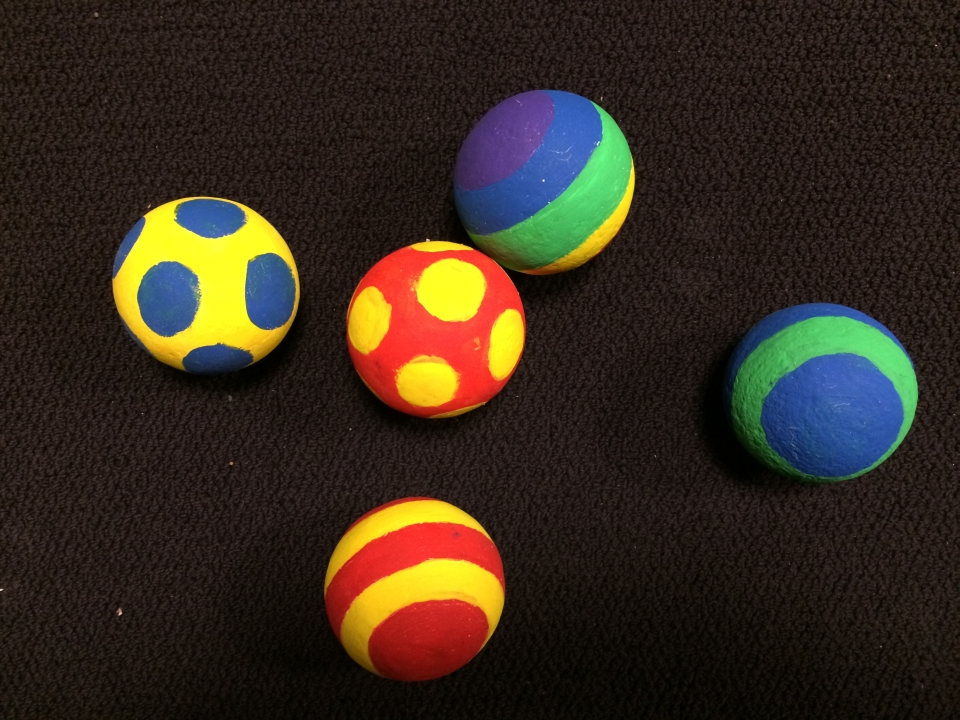
//> input picture Lab1/Data/rainbowSpheres.jpg, 960 x 720 px, given in place of the camera
$ ./main   (built with g++ and OpenCV 4)
//> lines starting //> are read from the running program, lines starting //| are printed output that depends on the picture; after the words box and inside, x2 and y2 are one past the last pixel; in counts of white or black regions, pixels touching at a corner belong together
// OpenCVWebcam.cpp : Defines the entry point for the console application.
//
#include "opencv2/core/core.hpp"
#include "opencv2/imgproc/imgproc.hpp"
#include "opencv2/highgui/highgui.hpp"
#include "opencv2/objdetect/objdetect.hpp"
#include "opencv2/video/tracking.hpp"

#include <string>
#include <vector>
#include <iostream>
#include <iomanip>
#include <math.h>

using namespace cv;
using namespace std;

//Documentation for OpenCV's Kalman Filter
//http://docs.opencv.org/modules/video/doc/motion_analysis_and_object_tracking.html#kalmanfilter

//A class to help keep track of the history of tracked objects
class TrackedObject
{
public:
    TrackedObject(Point& firstMeasurement):estimator(4,2,0)
    {
        // Required: Write down the matrix that is being constructed here and explain what it means
        estimator.transitionMatrix.at<float>(0,0) = 1;
        estimator.transitionMatrix.at<float>(0,2) = 1;
        estimator.transitionMatrix.at<float>(1,1) = 1;
        estimator.transitionMatrix.at<float>(1,3) = 1;
        estimator.transitionMatrix.at<float>(2,2) = 1;
        estimator.transitionMatrix.at<float>(3,3) = 1;

        setIdentity(estimator.measurementMatrix);
        setIdentity(estimator.processNoiseCov);
        setIdentity(estimator.measurementNoiseCov);
        setIdentity(estimator.errorCovPost);

        estimator.statePost.at<float>(0) = firstMeasurement.x;
        estimator.statePost.at<float>(1) = firstMeasurement.y;

        currentPosition = firstMeasurement;
    }

    Point getPrediction()
    {
        Point predictedPoint;
        Mat prediction = estimator.predict();
        predictedPoint.x = prediction.at<float>(0);
        predictedPoint.y = prediction.at<float>(1);
        return predictedPoint;
    }

    void update(Point& measuredPoint)
    {
        Mat measurement = Mat::zeros(2, 1, CV_32F);
        measurement.at<float>(0) = measuredPoint.x;
        measurement.at<float>(1) = measuredPoint.y;
        estimator.correct(measurement);

        currentPosition.x = estimator.statePost.at<float>(0);
        currentPosition.y = estimator.statePost.at<float>(1);

        //appends a copy of the currentPosition, not a reference / pointer to it
        history.push_back(currentPosition);
    }

    Point currentPosition;
    vector<Point> history;
    KalmanFilter estimator;
    Scalar color;
};


//You have work to do in this function
//function to track the red object
void trackRedObjects(Mat& image, vector<TrackedObject>& tracks, int redThreshold, int areaThreshold);

//functions to detect the largest red object in an image
bool findRedObjects(Mat& view, vector<Point>& locations, vector<vector<Point> >& outlines, int redThreshold, int areaThreshold);

//a dummy function to pass to the slider bar to threshold the red object
void onTrackbar(int value, void* data);

// Compute the area and center of a region bounded by an outline
void computeObjectAreaAndCenter(vector<Point>& outline, double& area, Point& center);

//Draw an outline stored in a vector of points
void drawLine(Mat& image, vector<Point>& outline, Scalar color);

//Compute distance between two points
double computeDistance(Point p1, Point p2);


struct PATH
{
    int track0Detection;
    int track1Detection;
    int track2Detection;
    float totalCost;
};

// modified by donj
// [119 lines left out: functions sumCostPerPath, dataAssociationNew, findFarthestTrack, not called in this run]

// modified by donj
inline void removeDuplicateTracks(vector<TrackedObject>& tracks)
{
    int dupNdx = -1;
    float dist;
    for(int i=0;i<tracks.size();i++)
    {
        for(int j=0;j<tracks.size();j++)
        {
            if(i != j)
            {
                if(tracks[i].currentPosition.x == tracks[j].currentPosition.x && tracks[i].currentPosition.y == tracks[j].currentPosition.y)
                {
                    dupNdx = i;
                }
                else
                {
                    dist = sqrt(pow(tracks[i].currentPosition.x - tracks[j].currentPosition.x,2) + pow(tracks[i].currentPosition.y - tracks[j].currentPosition.y,2));
                    if(dist < 10)
                        dupNdx = i;
                }
            }
        }
    }
    if(dupNdx > -1)
        tracks.erase(tracks.begin()+dupNdx);
}

int main(int argc, char* argv[])
{
    string dataDir="/Users/donj/workspace/cs585/HW11/Data/";
    VideoCapture capture;
    char filename[256];
    capture.open(0);
    if(!capture.isOpened())
    {
        int error = -1;
        return 1;
    }

    //for tracking the balls
    //int redThreshold=120;
    //int areaThreshold = 300;
    int redThreshold=170;
    int areaThreshold = 200;
    bool bTracking = false;
    vector<TrackedObject> tracks;

    //for recording frames of video and results
    bool bRecordVideo = false;
    bool bRecordResults = false;
    int frameNumber=0;

    //create the window with a trackbar for the slider
    namedWindow( "Camera View", 1 );
    createTrackbar( "Red Threshold", "Camera View", &redThreshold, 255, onTrackbar );
    createTrackbar( "Area Threshold", "Camera View", &areaThreshold, 1000, onTrackbar );

    Mat view, view0;
    capture.read(view0);
//> view0 is the input picture: 720 rows x 960 cols, CV_8UC3; mean B, G, R 30.4, 42.9, 54.2
//> the key 't' is pressed
    view0.copyTo(view);

    bool blink = false;

    while( capture.isOpened() )
    {
        capture.read(view0);
        view0.copyTo(view);
        string path=dataDir+"video/video_%04d.jpg";
        if(bRecordVideo)
        {
            sprintf(filename, path.c_str(), frameNumber);
            imwrite(filename, view);
        }

        if(bTracking)
        {
            //We are currently tracking the red object, so draw the track so the user can see it
            trackRedObjects(view, tracks, redThreshold, areaThreshold);
//> in findRedObjects, `cvtColor(view, YCrCb[0], CV_BGR2YCrCb);`:
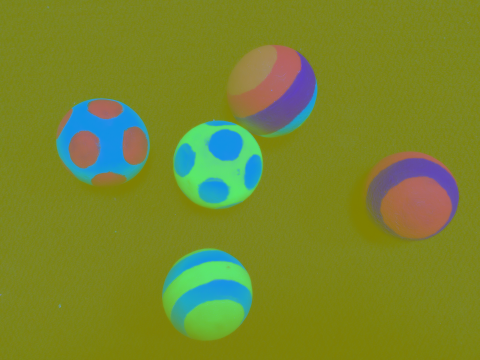
//> YCrCb[0]: 720 rows x 960 cols, CV_8UC3 (shown at 1/2 size); mean B, G, R 44.9, 134.7, 119.8
//> the loop in findRedObjects, `for(int i=0; i<locations.size(); i++)` made 4 passes
//> numPoints in drawLine on passes 1 to 4: 143, 227, 83, 300
//> in findRedObjects, `imshow("Just Red", displayRed[0]);`:
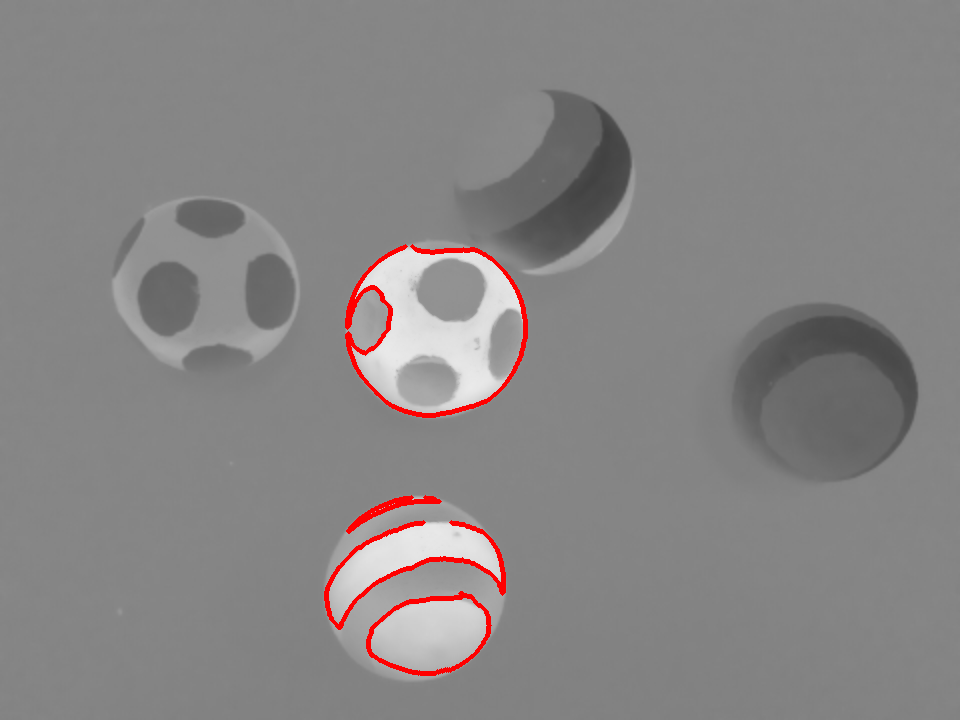
//> window 'Just Red': 720 rows x 960 cols, CV_8UC3; mean B, G, R 132.8, 132.8, 135.6
//> in trackRedObjects, `if(findRedObjects(view, detections, outlines, redThreshold, areaThresh..`: detections = 4 Points (x, y): [429, 634], [407, 558], [390, 507], [441, 330]; outlines = 4 contours; box (x1, y1, x2, y2) and area: (347, 246, 526, 416) 21996, (326, 522, 504, 628) 7246, (368, 593, 490, 674) 7072, (348, 497, 440, 532) 387
//> the loop in trackRedObjects, `for(int i=0; i<detections.size(); i++)` made 4 passes
//| Detection: 0 (429,634)
//| Detection: 1 (407,558)
//| Detection: 2 (390,507)
//| Detection: 3 (441,330)
//> the loop in trackRedObjects, `for(int z=0; z<detections.size(); z++)` made 4 passes
//> after the loop in trackRedObjects, `for(int z=0; z<detections.size(); z++)`: maxNdx = 0
//> tracks = 4 items
            //draw the tracks
            cout<<"No. tracks: "<<tracks.size()<<endl;
//| No. tracks: 4
            for(int t=0; t<tracks.size(); t++)
            {
                drawLine(view, tracks[t].history, tracks[t].color);
            }
//> this loop made 4 passes
//> the key 'v' is pressed
//> the loop in trackRedObjects (call 2), `for(int i=0; i<tracks.size(); i++)` made 4 passes
//| Track: 0 (429,634)
//| Track: 1 (407,558)
//| Track: 2 (390,507)
//| Track: 3 (441,330)
//> the loop in findRedObjects (call 2), `for(int i=0; i<locations.size(); i++)` made 4 passes
//> the loop in trackRedObjects (call 2), `for(int i=0; i<detections.size(); i++)` made 4 passes
//| Detection: 0 (429,634)
//| Detection: 1 (407,558)
//| Detection: 2 (390,507)
//| Detection: 3 (441,330)
//> the loop in removeDuplicateTracks (call 2), `for(int i=0;i<tracks.size();i++)` made 4 passes
//> dist on passes 1 to 4: 304.2, 230.5, 184.2, 184.2
//> the loop in trackRedObjects (call 2), `for(int t=0; t<tracks.size(); t++)` made 4 passes
//| No. tracks: 4
//> the key 'r' is pressed
//| No. tracks: 4
//> view: 720 rows x 960 cols, CV_8UC3; mean B, G, R 30.4, 42.9, 54.2
        }
        // modified by donj
        path=dataDir+"results/results_%04d.jpg";
        if(bRecordResults && (((frameNumber % 10) == 0) || frameNumber == 1))
        {
            sprintf(filename, path.c_str(), frameNumber);
            imwrite(filename, view);
        }


        imshow("Camera View", view);
        char key = waitKey(33);
//> the 'q' key is pressed
        if(key == 'q')
        {
            break;
        }
        if(key == 't')
        {
            bTracking = !bTracking;

            //We are starting our tracking, so clear out what was in there before
            if(bTracking)
            {
                tracks.clear();
            }
        }
        if(key == 'v')
        {
            bRecordVideo = !bRecordVideo;
        }
        if(key == 'r')
        {
            frameNumber=0;
            bRecordResults = true;
        }
        if(key == 's')
        {
            bRecordResults = false;
        }
        if(key == ' ')
        {
            bRecordResults = !bRecordResults;
            bRecordVideo = bRecordResults;
        }

        if(bRecordResults || bRecordVideo)
        {
            frameNumber++;
        }
    }

    return 0;
}

void trackRedObjects(Mat& view, vector<TrackedObject>& tracks, int redThreshold, int areaThreshold)
{
    int maxNdx;
    float maxDist;
    vector<Point> detections;
    for(int i=0; i<tracks.size(); i++)
    {
        printf("Track: %d (%d,%d)\n",i,tracks[i].currentPosition.x,tracks[i].currentPosition.y);
    }

    vector<vector<Point> > outlines;
    vector<Point> predictions;
    if(findRedObjects(view, detections, outlines, redThreshold, areaThreshold))
    {
        for(int i=0; i<detections.size(); i++)
        {
            printf("Detection: %d (%d,%d)\n",i,detections[i].x,detections[i].y);
        }

        // initialze tracks if we don't have any already
        removeDuplicateTracks(tracks);
        if(detections.size() != tracks.size())
        {
            for(int z=0; z<detections.size(); z++)
            {
                // modified by donj
                if(detections.size()>tracks.size())
                {
                    // Add new tracking object to go with new detection
                   tracks.push_back(TrackedObject(detections[z]));
                }
                else if(detections.size()<tracks.size())
                {
                    findFarthestTrack(tracks,detections,maxNdx,maxDist);
                    printf("Min ndx: %d dist: %0.2f\n", maxNdx,maxDist);
                    // Delete track that is farthest from any existing object;
                    tracks.erase(tracks.begin()+maxNdx);
                }

                //Assign different colors so we can see the track identity
                switch(z%3)
                {
                    case 0:
                        tracks.back().color = Scalar(255, 0, 0);
                        break;
                    case 1:
                        tracks.back().color = Scalar(0, 255, 0);
                        break;
                    case 2:
                        tracks.back().color = Scalar(0, 255, 255);
                        break;
                }
            }
            return;
        }

        // Can't do anything with no detections
        if(detections.empty())
        {
            return;
        }

        // Collect the predicted locations of our tracked objects
        for(int t=0; t<tracks.size(); t++)
        {
            predictions.push_back(tracks[t].getPrediction());
        }

        // Associate data and draw tracks
        //dataAssociationNew(tracks, detections);


        // modified by donj
        // compute the cost matrix to use to decide which detections should go to which tracks
        int dims[] = {(int)tracks.size(),(int)detections.size(),2};
        Mat cost(3, dims, CV_32FC1);
        //Mat cost(tracks.size(), detections.size(), CV_32FC1);
        vector<int> bestMatch;
        vector<int> bestScore;
        for(int t=0; t<tracks.size(); t++)
        {
            for(int z=0; z<detections.size(); z++)
            {
                cost.at<float>(t,z,0) = computeDistance(predictions[t], detections[z]);
                cost.at<float>(t,z,1) = 0;

            }
        }

        // Given: Naive data association: just give every track its closest measurement.
        //
        // Required: Observe some bad things that happen when this style of data association is used
        // Required: Implement a better data association algorithm by enumerating the total cost of
        //           all possible assignments and choosing the best for up to 3 measurements and 3 tracks
        // Required: Add logic so that any detection not assigned to a track results in the creation of a new track (up to 3 tracks)
        // Required: Add logic to allow tracks to terminate if not associated with a sufficiently close detection
        for(int t=0; t<tracks.size(); t++)
        {
            bestMatch.push_back(-1);
            bestScore.push_back(10000);
            for(int z=0; z<detections.size(); z++)
            {
                if(cost.at<float>(t,z,0) < bestScore[t] && cost.at<float>(t,z,1) != 1)
                {
                    bestMatch[t]=z;
                    bestScore[t] = cost.at<float>(t,z,0);
                    //printf("Best score track %d detect %d: %d\n",t,z,bestScore[t]);
                    // Mark cost as used
                    cost.at<float>(t,z,1) = 1;
                }
            }

            //update the track with the nearest measurement
            tracks[t].update(detections[bestMatch[t]]);
        }
    }
}

void drawLine(Mat& image, vector<Point>& outline, Scalar color)
{
    int numPoints = outline.size()-1;
    for(int f=0; f<numPoints; f++)
    {
        line(image, outline[f], outline[f+1], color, 3);
    }
}

double computeDistance(Point p1, Point p2)
{
    double x = p1.x - p2.x;
    double y = p1.y - p2.y;
    return sqrt(x*x+y*y);
}

void computeObjectAreaAndCenter(vector<Point>& outline, double& area, Point& center)
{
    // http://docs.opencv.org/modules/imgproc/doc/structural_analysis_and_shape_descriptors.html
    Moments objectProperties;
    objectProperties = moments(outline, false);

    area = objectProperties.m00;
    center.x=(objectProperties.m10/area);
    center.y=(objectProperties.m01/area);
}

bool findRedObjects(Mat& view, vector<Point>& locations, vector<vector<Point> >& outlines, int redThreshold, int areaThreshold)
{
    locations.clear();
    outlines.clear();

    //allocate some images to store intermediate results
    vector<Mat> YCrCb;
    YCrCb.push_back(Mat(view.rows, view.cols, CV_8UC3));
    vector<Mat> justRed;
    justRed.push_back(Mat(view.rows, view.cols, CV_8UC1));
    vector<Mat> displayRed;
    displayRed.push_back(Mat(view.rows, view.cols, CV_8UC3));

    //Switch color spaces to YCrCb so we can detect red objects even if they are dark
    cvtColor(view, YCrCb[0], CV_BGR2YCrCb);

    //Pull out just the red channel
    int extractRed[6]={1,0, 1, 1, 1, 2};
    mixChannels(&(YCrCb[0]), 1, &(justRed[0]), 1, extractRed, 1);

    // Threshold the red object (with the threshold from the slider)
    threshold(justRed[0], justRed[0], redThreshold, 255, CV_THRESH_BINARY);
    vector<vector<Point>> objectContours;
    vector<Vec4i> dummy;

    //Find all of the contiguous image regions
    findContours(justRed[0], objectContours, dummy, CV_RETR_EXTERNAL, CV_CHAIN_APPROX_SIMPLE);

    //find the sufficiently large objects
    for(int i=0; i<objectContours.size(); i++)
    {
        Point tempCenter;
        double tempArea;
        computeObjectAreaAndCenter(objectContours[i], tempArea, tempCenter);

        if(tempArea > areaThreshold)
        {
            locations.push_back(tempCenter);
            outlines.push_back(objectContours[i]);
        }
    }

    //Construct an image for display that shows the red channel as gray
    mixChannels(&(YCrCb[0]), 1, &(displayRed[0]), 1, extractRed, 3);
    for(int i=0; i<locations.size(); i++)
    {
        drawLine(displayRed[0], outlines[i], Scalar(0, 0, 255));
    }

    imshow("Just Red", displayRed[0]);


    if(locations.size() >= 0)
    {
        return true;
    }
    else
    {
        return false;
    }

}

void onTrackbar(int value, void* data)
{
}

$ run again, on Lab1/Data/twoRedEggs.jpg
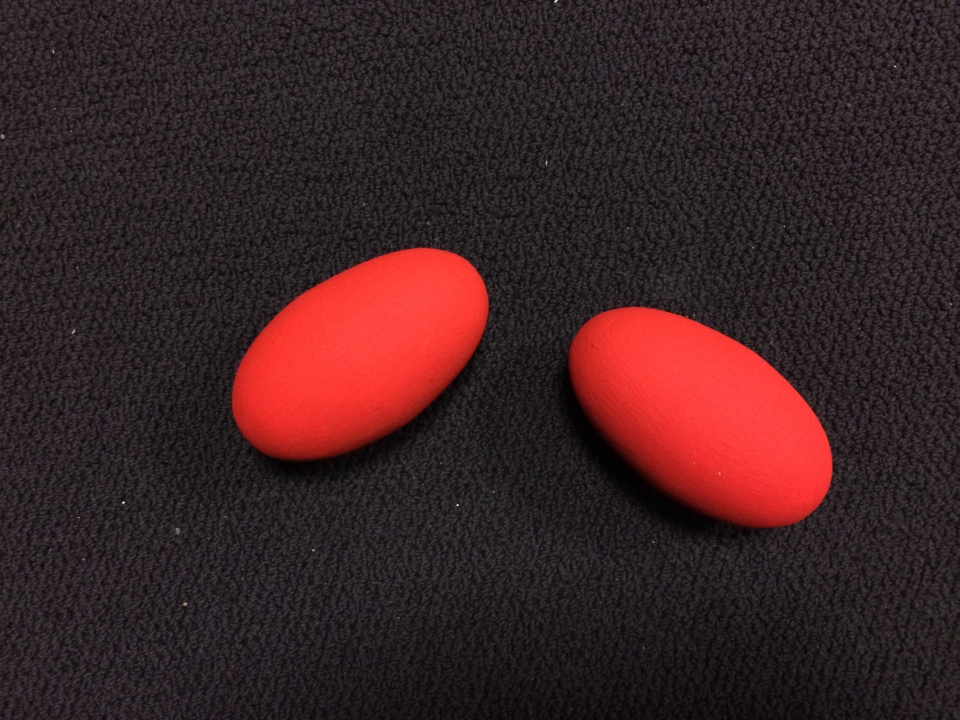
//> input picture Lab1/Data/twoRedEggs.jpg, 960 x 720 px, given in place of the camera
//> view0 is the input picture: 720 rows x 960 cols, CV_8UC3; mean B, G, R 36.7, 34.5, 60.1
//> in findRedObjects, `cvtColor(view, YCrCb[0], CV_BGR2YCrCb);`:
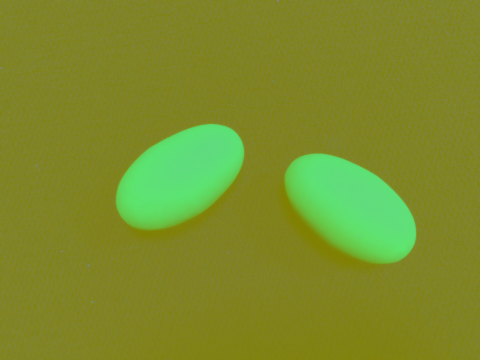
//> YCrCb[0]: 720 rows x 960 cols, CV_8UC3 (shown at 1/2 size); mean B, G, R 42.4, 140.6, 124.7
//> the loop in findRedObjects, `for(int i=0; i<locations.size(); i++)` made 2 passes
//> numPoints in drawLine on passes 1 to 2: 318, 321
//> in findRedObjects, `imshow("Just Red", displayRed[0]);`:
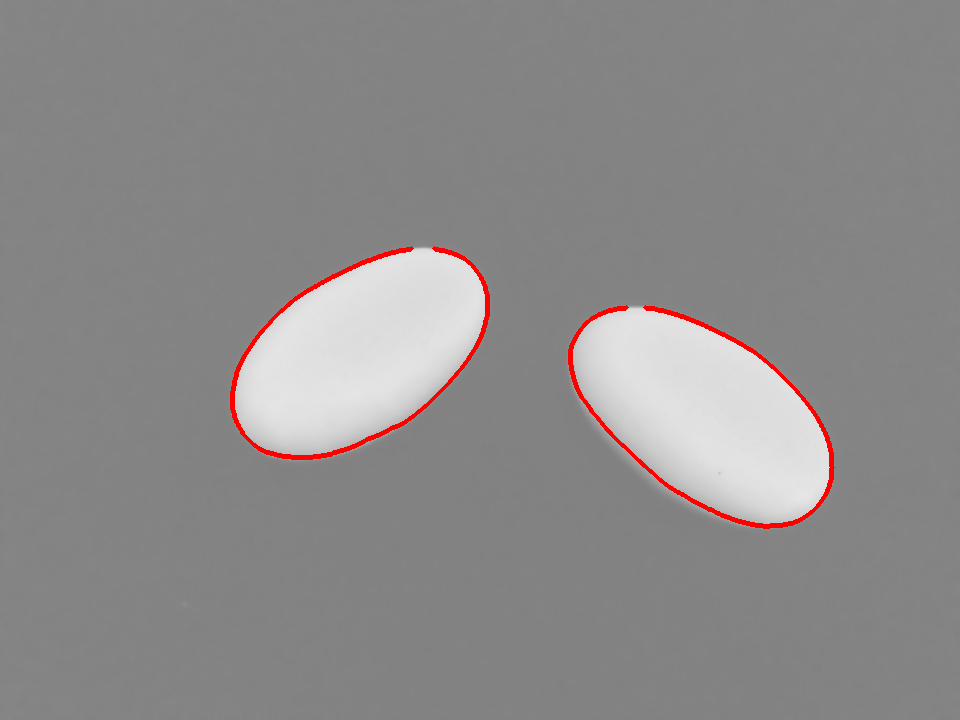
//> window 'Just Red': 720 rows x 960 cols, CV_8UC3; mean B, G, R 139, 139, 141.3
//> detections = 2 Points (x, y): [703, 414], [359, 352]; outlines = 2 contours; box (x1, y1, x2, y2) and area: (570, 307, 833, 527) 37263, (232, 248, 488, 458) 36544
//> the loop in trackRedObjects, `for(int i=0; i<detections.size(); i++)` made 2 passes
//| Detection: 0 (703,414)
//| Detection: 1 (359,352)
//> the loop in trackRedObjects, `for(int z=0; z<detections.size(); z++)` made 2 passes
//> after the loop in trackRedObjects, `for(int z=0; z<detections.size(); z++)`: maxNdx = 0
//> tracks = 2 items
//| No. tracks: 2
//> the loop `for(int t=0; t<tracks.size(); t++)` made 2 passes
//> numPoints in drawLine on passes 1 to 2: -1, -1
//> the loop in trackRedObjects (call 2), `for(int i=0; i<tracks.size(); i++)` made 2 passes
//| Track: 0 (703,414)
//| Track: 1 (359,352)
//> the loop in findRedObjects (call 2), `for(int i=0; i<locations.size(); i++)` made 2 passes
//> the loop in trackRedObjects (call 2), `for(int i=0; i<detections.size(); i++)` made 2 passes
//| Detection: 0 (703,414)
//| Detection: 1 (359,352)
//> the loop in removeDuplicateTracks (call 2), `for(int i=0;i<tracks.size();i++)` made 2 passes
//> (dupNdx, dist) on passes 1 to 2: (-1, 349.5), (-1, 349.5)
//> the loop in trackRedObjects (call 2), `for(int t=0; t<tracks.size(); t++)` made 2 passes
//| No. tracks: 2
//> the loop `for(int t=0; t<tracks.size(); t++)` made 2 passes
//> numPoints in drawLine on passes 1 to 2: 0, 0
//| No. tracks: 2
//> the loop `for(int t=0; t<tracks.size(); t++)` made 2 passes
//> numPoints in drawLine on passes 1 to 2: 1, 1
